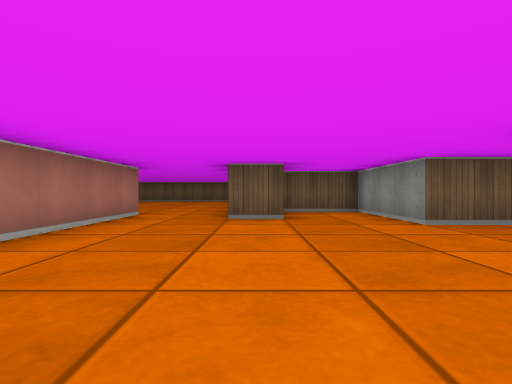
View 1 (above)

17 first-person views from a walk through a cub3D ray-caster map. The camera is about half as high as the walls, looks level and sees 80° across. The floor is counted in squares. Each view is taken from the middle of a square. On the plan, view 1 faces up. The plan holds only what a view shows up to about 9 squares ahead; the rest is blank.

View 2
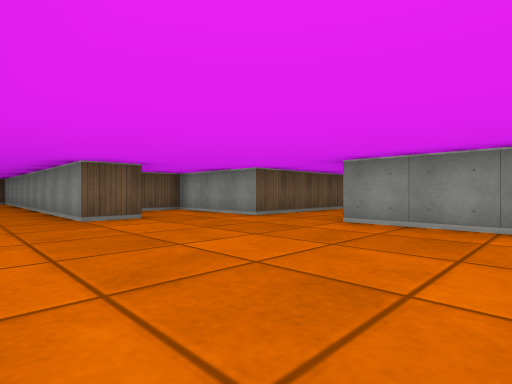

View 3
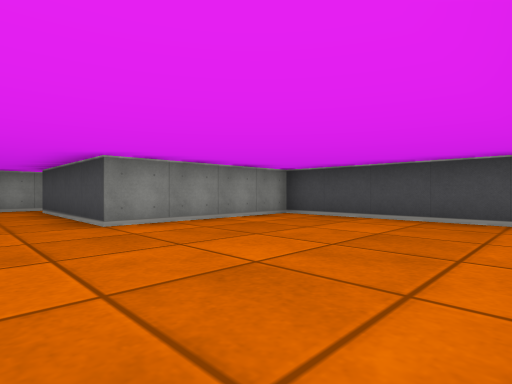

View 4
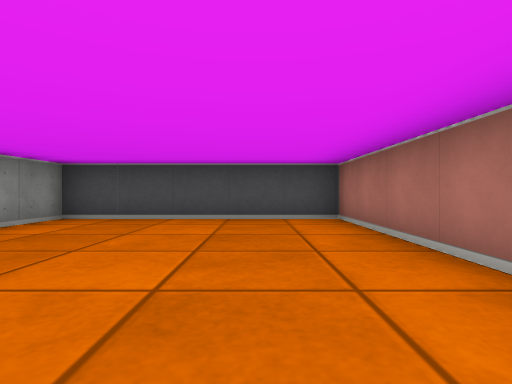

View 5
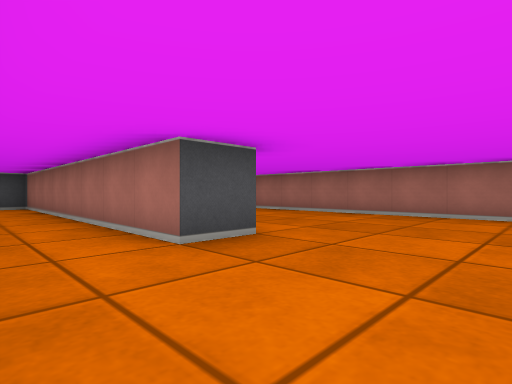

View 6
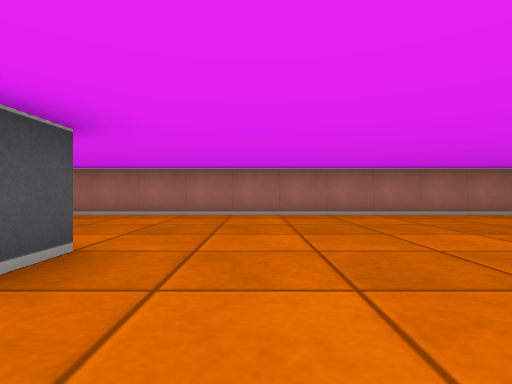

View 7
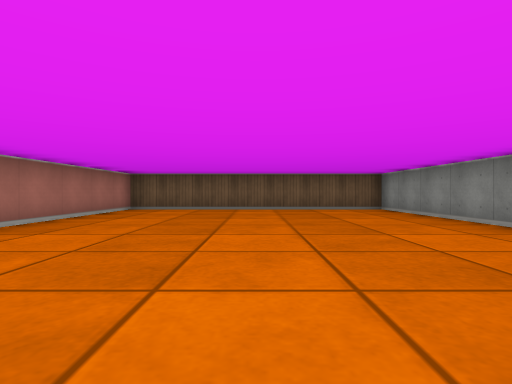

View 8
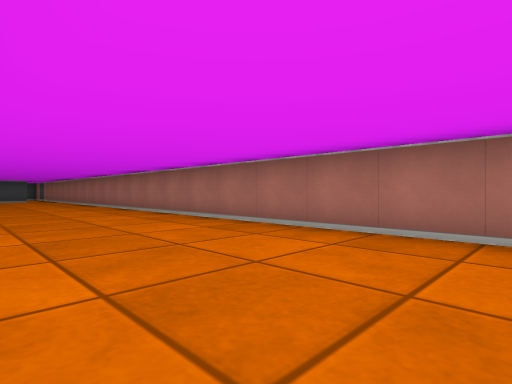

View 9
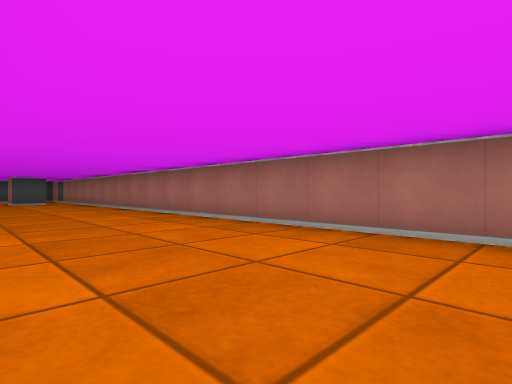

View 10
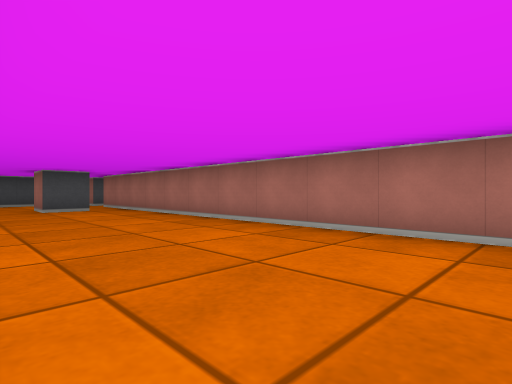

View 11
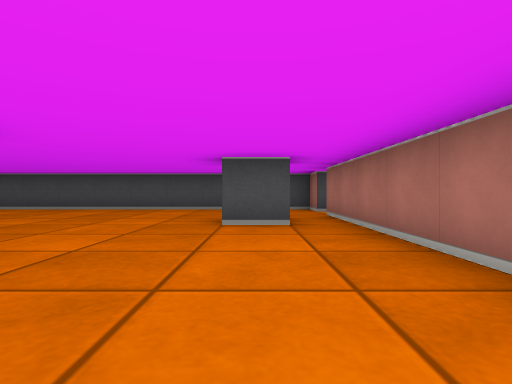

View 12
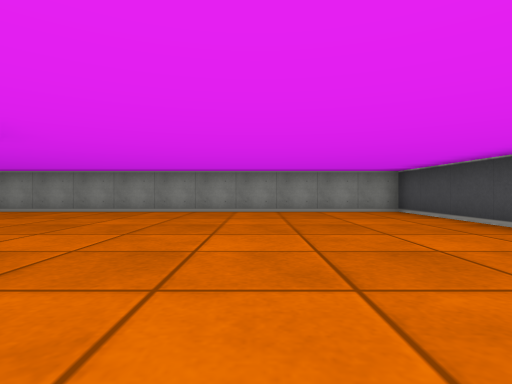

View 13
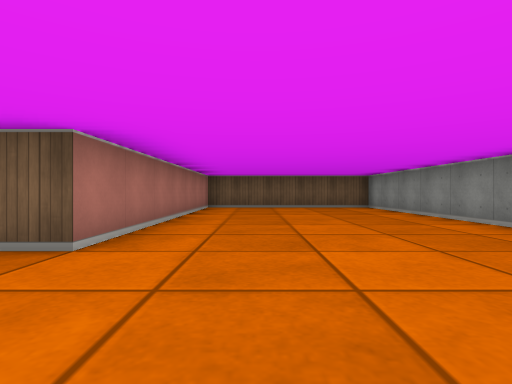

View 14
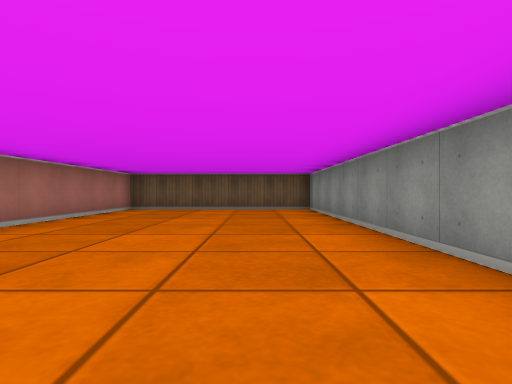

View 15
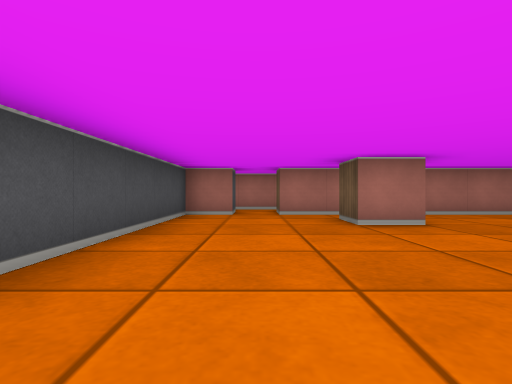

View 16
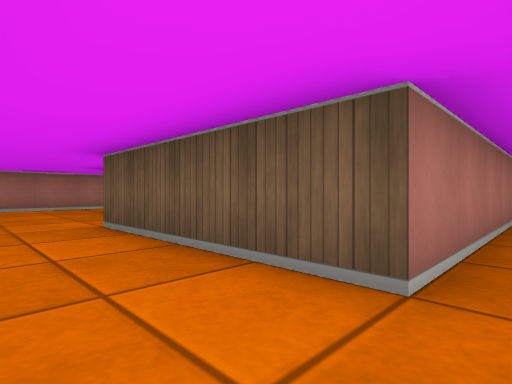

View 17
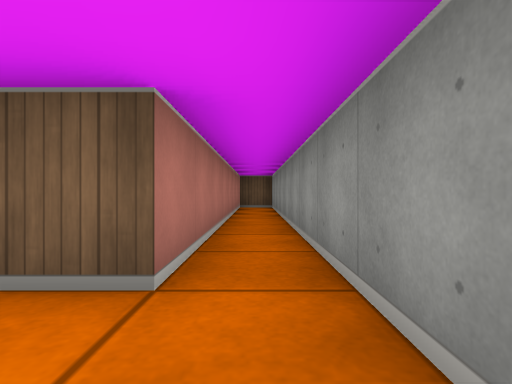

### Floor plan
Points are (right, up) in squares from view 1. A wall is a line through its corners. A room is listed if a view was taken in it or the views show most of it. See-through windows are left out.
Room 1 (views 1, 2, 3, 4, 16, 17)
walls: (0.5, 5.5) (-0.5, 5.5); (7.5, 2.2) (7.5, 12); (-2.5, 5.5) (-2.5, -1.5) (2.5, -1.5) (2.5, 2.5) (6.5, 2.5); (6.5, 11.6) (6.5, 4.5) (2.5, 4.5) (2.5, 7.5) (0.6, 7.5)
ways out: opening at (-1.5, 6) to room 2
Room 2 (views 5, 6, 7, 8, 9, 10, 11, 12, 13, 14, 15)
walls: (-0.5, 5.5) (-0.5, 15.5) (-7.5, 15.5) (-7.5, -13.5); (-3.5, 6.5) (-2.5, 6.5) (-2.5, 5.5); (-6.5, -11.5) (-5.5, -11.5) (-5.5, -12.5) (-6.5, -12.5); (-7.5, -14.5) (-7.5, -15.5) (2.5, -15.5) (2.5, -2.5) (-2.5, -2.5) (-2.5, -9.5) (-3.1, -9.5)
ways out: opening at (-1.5, 6) to room 1; opening at (-8, -14)

Where each view was taken, in squares from view 1:
view 1: 0 up, 0 right, facing up
view 2: 0 up, 2 left, facing up-right
view 3: 4 up, 2 left, facing down-right
view 4: 4 up, 1 left, facing down
view 5: 9 up, 1 left, facing down-left
view 6: 8 up, 1 left, facing left
view 7: 7 up, 4 left, facing up
view 8: 6 up, 4 left, facing down-left
view 9: 2 up, 4 left, facing down-left
view 10: 3 down, 4 left, facing down-left
view 11: 7 down, 6 left, facing down
view 12: 12 down, 5 left, facing right
view 13: 12 down, 1 left, facing up
view 14: 11 down, 1 right, facing up
view 15: 14 down, 1 left, facing left
view 16: 3 up, 7 right, facing up-left
view 17: 3 up, 7 right, facing up
